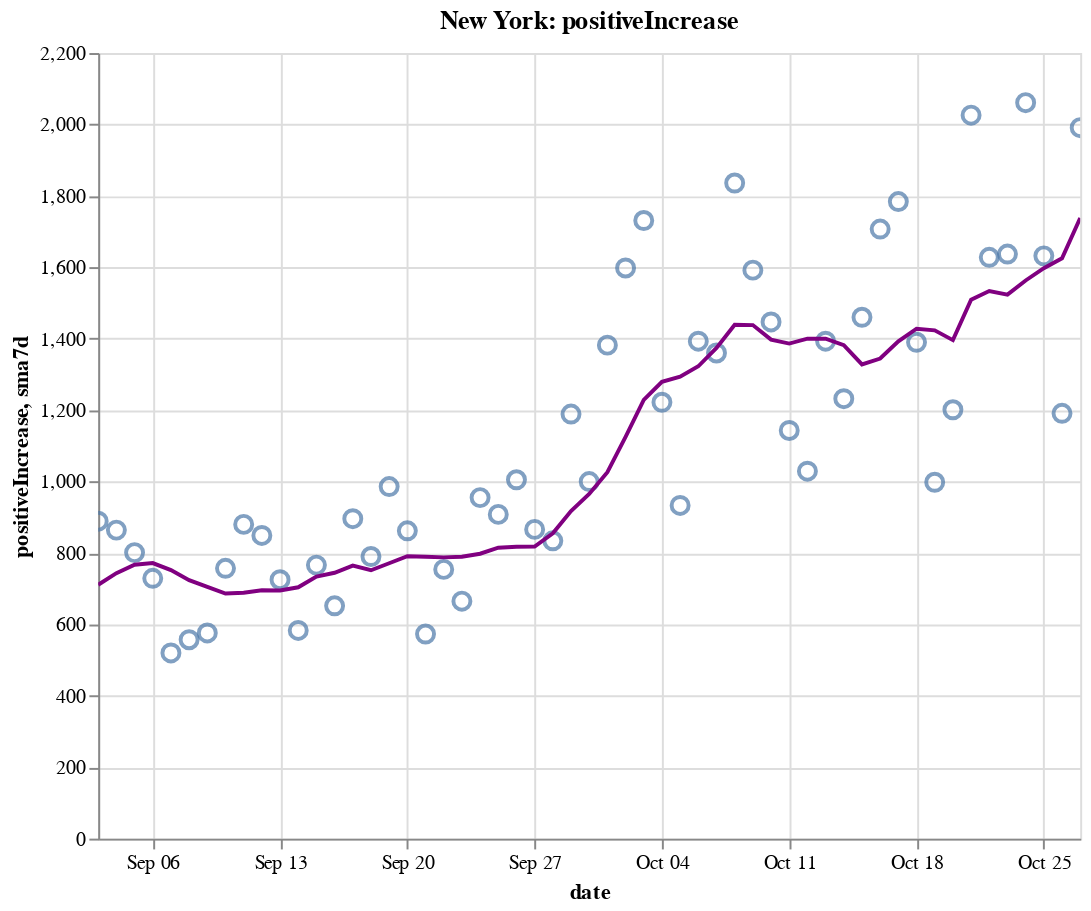

Notebook source saved alongside this figure:
### Code cell
create_plot(ny, 'positiveIncrease')

### Figure 1 — Vega-Lite specification as saved in the notebook (floating-point values rounded to 4 significant figures)
{"config": {"view": {"continuousWidth": 400, "continuousHeight": 300}}, "layer": [{"layer": [{"mark": {"type": "point", "size": 75}, "encoding": {"tooltip": [{"type": "temporal", "field": "date"}, {"type": "quantitative", "field": "positiveIncrease"}, {"type": "quantitative", "field": "sma7d"}], "x": {"type": "temporal", "field": "date"}, "y": {"type": "quantitative", "field": "positiveIncrease"}}, "selection": {"selector008": {"type": "interval", "bind": "scales", "encodings": ["x", "y"]}}}, {"mark": {"type": "line", "color": "purple"}, "encoding": {"x": {"type": "temporal", "field": "date"}, "y": {"type": "quantitative", "field": "sma7d"}}}]}, {"mark": {"type": "rule", "color": "#aaa"}, "encoding": {"x": {"type": "temporal", "field": "date"}}, "transform": [{"filter": {"selection": "selector007"}}]}, {"mark": "circle", "encoding": {"opacity": {"condition": {"value": 1, "selection": "selector007"}, "value": 0}, "tooltip": [{"type": "temporal", "field": "date"}, {"type": "quantitative", "field": "positiveIncrease"}, {"type": "quantitative", "field": "sma7d"}], "x": {"type": "temporal", "field": "date"}, "y": {"type": "quantitative", "field": "positiveIncrease"}}, "selection": {"selector007": {"type": "single", "encodings": ["x"], "on": "mouseover", "nearest": true, "empty": "none"}}}, {"mark": {"type": "text", "align": "left", "dx": 5, "dy": -5, "stroke": "white", "strokeWidth": 2}, "encoding": {"text": {"type": "quantitative", "field": "positiveIncrease"}, "tooltip": [{"type": "temporal", "field": "date"}, {"type": "quantitative", "field": "positiveIncrease"}, {"type": "quantitative", "field": "sma7d"}], "x": {"type": "temporal", "field": "date"}, "y": {"type": "quantitative", "field": "positiveIncrease"}}, "transform": [{"filter": {"selection": "selector007"}}]}, {"mark": {"type": "text", "align": "left", "dx": 5, "dy": -5}, "encoding": {"text": {"type": "quantitative", "field": "positiveIncrease"}, "tooltip": [{"type": "temporal", "field": "date"}, {"type": "quantitative", "field": "positiveIncrease"}, {"type": "quantitative", "field": "sma7d"}], "x": {"type": "temporal", "field": "date"}, "y": {"type": "quantitative", "field": "positiveIncrease"}}, "transform": [{"filter": {"selection": "selector007"}}]}], "data": {"name": "data-d69e4ce0e298ca9dd40fcf55b3829c4f"}, "height": 400, "title": "New York: positiveIncrease", "width": 500, "$schema": "https://vega.github.io/schema/vega-lite/v4.8.1.json", "datasets": {"data-d69e4ce0e298ca9dd40fcf55b3829c4f": [{"date": "2020-09-03T00:00:00", "totalTestResultsIncrease": 88980.0, "positiveIncrease": 889.0, "death": 25340.0, "deathIncrease": 7.0, "positiveRate": 0.01, "state": "New York", "sma7d": 710.9}, {"date": "2020-09-04T00:00:00", "totalTestResultsIncrease": 93400.0, "positiveIncrease": 864.0, "death": 25350.0, "deathIncrease": 5.0, "positiveRate": 0.009, "state": "New York", "sma7d": 743.4}, {"date": "2020-09-05T00:00:00", "totalTestResultsIncrease": 99760.0, "positiveIncrease": 801.0, "death": 25350.0, "deathIncrease": 2.0, "positiveRate": 0.008, "state": "New York", "sma7d": 767.1}, {"date": "2020-09-06T00:00:00", "totalTestResultsIncrease": 85630.0, "positiveIncrease": 729.0, "death": 25360.0, "deathIncrease": 9.0, "positiveRate": 0.009, "state": "New York", "sma7d": 771.6}, {"date": "2020-09-07T00:00:00", "totalTestResultsIncrease": 58860.0, "positiveIncrease": 520.0, "death": 25360.0, "deathIncrease": 2.0, "positiveRate": 0.009, "state": "New York", "sma7d": 752.1}, {"date": "2020-09-08T00:00:00", "totalTestResultsIncrease": 57830.0, "positiveIncrease": 557.0, "death": 25370.0, "deathIncrease": 6.0, "positiveRate": 0.01, "state": "New York", "sma7d": 724.0}, {"date": "2020-09-09T00:00:00", "totalTestResultsIncrease": 63230.0, "positiveIncrease": 576.0, "death": 25370.0, "deathIncrease": 3.0, "positiveRate": 0.009, "state": "New York", "sma7d": 705.1}, {"date": "2020-09-10T00:00:00", "totalTestResultsIncrease": 76810.0, "positiveIncrease": 757.0, "death": 25380.0, "deathIncrease": 7.0, "positiveRate": 0.01, "state": "New York", "sma7d": 686.3}, {"date": "2020-09-11T00:00:00", "totalTestResultsIncrease": 89720.0, "positiveIncrease": 880.0, "death": 25380.0, "deathIncrease": 5.0, "positiveRate": 0.01, "state": "New York", "sma7d": 688.6}, {"date": "2020-09-12T00:00:00", "totalTestResultsIncrease": 102900.0, "positiveIncrease": 849.0, "death": 25380.0, "deathIncrease": 2.0, "positiveRate": 0.008, "state": "New York", "sma7d": 695.4}, {"date": "2020-09-13T00:00:00", "totalTestResultsIncrease": 72670.0, "positiveIncrease": 725.0, "death": 25390.0, "deathIncrease": 6.0, "positiveRate": 0.01, "state": "New York", "sma7d": 694.9}, {"date": "2020-09-14T00:00:00", "totalTestResultsIncrease": 63360.0, "positiveIncrease": 583.0, "death": 25390.0, "deathIncrease": 4.0, "positiveRate": 0.009, "state": "New York", "sma7d": 703.9}, {"date": "2020-09-15T00:00:00", "totalTestResultsIncrease": 73680.0, "positiveIncrease": 766.0, "death": 25400.0, "deathIncrease": 11.0, "positiveRate": 0.01, "state": "New York", "sma7d": 733.7}, {"date": "2020-09-16T00:00:00", "totalTestResultsIncrease": 75090.0, "positiveIncrease": 652.0, "death": 25410.0, "deathIncrease": 5.0, "positiveRate": 0.009, "state": "New York", "sma7d": 744.6}, {"date": "2020-09-17T00:00:00", "totalTestResultsIncrease": 91500.0, "positiveIncrease": 896.0, "death": 25410.0, "deathIncrease": 3.0, "positiveRate": 0.01, "state": "New York", "sma7d": 764.4}, {"date": "2020-09-18T00:00:00", "totalTestResultsIncrease": 89730.0, "positiveIncrease": 790.0, "death": 25420.0, "deathIncrease": 10.0, "positiveRate": 0.009, "state": "New York", "sma7d": 751.6}, {"date": "2020-09-19T00:00:00", "totalTestResultsIncrease": 110400.0, "positiveIncrease": 986.0, "death": 25420.0, "deathIncrease": 2.0, "positiveRate": 0.009, "state": "New York", "sma7d": 771.1}, {"date": "2020-09-20T00:00:00", "totalTestResultsIncrease": 100400.0, "positiveIncrease": 862.0, "death": 25430.0, "deathIncrease": 2.0, "positiveRate": 0.009, "state": "New York", "sma7d": 790.7}, {"date": "2020-09-21T00:00:00", "totalTestResultsIncrease": 58320.0, "positiveIncrease": 573.0, "death": 25430.0, "deathIncrease": 1.0, "positiveRate": 0.01, "state": "New York", "sma7d": 789.3}, {"date": "2020-09-22T00:00:00", "totalTestResultsIncrease": 84000.0, "positiveIncrease": 754.0, "death": 25430.0, "deathIncrease": 4.0, "positiveRate": 0.009, "state": "New York", "sma7d": 787.6}, {"date": "2020-09-23T00:00:00", "totalTestResultsIncrease": 70930.0, "positiveIncrease": 665.0, "death": 25440.0, "deathIncrease": 5.0, "positiveRate": 0.009, "state": "New York", "sma7d": 789.4}, {"date": "2020-09-24T00:00:00", "totalTestResultsIncrease": 92950.0, "positiveIncrease": 955.0, "death": 25440.0, "deathIncrease": 2.0, "positiveRate": 0.01, "state": "New York", "sma7d": 797.9}, {"date": "2020-09-25T00:00:00", "totalTestResultsIncrease": 94820.0, "positiveIncrease": 908.0, "death": 25450.0, "deathIncrease": 7.0, "positiveRate": 0.01, "state": "New York", "sma7d": 814.7}, {"date": "2020-09-26T00:00:00", "totalTestResultsIncrease": 99950.0, "positiveIncrease": 1005.0, "death": 25450.0, "deathIncrease": 4.0, "positiveRate": 0.01, "state": "New York", "sma7d": 817.4}, {"date": "2020-09-27T00:00:00", "totalTestResultsIncrease": 84770.0, "positiveIncrease": 866.0, "death": 25460.0, "deathIncrease": 6.0, "positiveRate": 0.01, "state": "New York", "sma7d": 818.0}, {"date": "2020-09-28T00:00:00", "totalTestResultsIncrease": 52940.0, "positiveIncrease": 834.0, "death": 25470.0, "deathIncrease": 12.0, "positiveRate": 0.016, "state": "New York", "sma7d": 855.3}, {"date": "2020-09-29T00:00:00", "totalTestResultsIncrease": 88230.0, "positiveIncrease": 1189.0, "death": 25470.0, "deathIncrease": 2.0, "positiveRate": 0.013, "state": "New York", "sma7d": 917.4}, {"date": "2020-09-30T00:00:00", "totalTestResultsIncrease": 97960.0, "positiveIncrease": 1000.0, "death": 25480.0, "deathIncrease": 9.0, "positiveRate": 0.01, "state": "New York", "sma7d": 965.3}, {"date": "2020-10-01T00:00:00", "totalTestResultsIncrease": 109200.0, "positiveIncrease": 1382.0, "death": 25490.0, "deathIncrease": 11.0, "positiveRate": 0.013, "state": "New York", "sma7d": 1026.0}, {"date": "2020-10-02T00:00:00", "totalTestResultsIncrease": 119500.0, "positiveIncrease": 1598.0, "death": 25500.0, "deathIncrease": 7.0, "positiveRate": 0.013, "state": "New York", "sma7d": 1125.0}, {"date": "2020-10-03T00:00:00", "totalTestResultsIncrease": 134300.0, "positiveIncrease": 1731.0, "death": 25500.0, "deathIncrease": 8.0, "positiveRate": 0.013, "state": "New York", "sma7d": 1229.0}, {"date": "2020-10-04T00:00:00", "totalTestResultsIncrease": 110300.0, "positiveIncrease": 1222.0, "death": 25520.0, "deathIncrease": 14.0, "positiveRate": 0.011, "state": "New York", "sma7d": 1279.0}, {"date": "2020-10-05T00:00:00", "totalTestResultsIncrease": 76400.0, "positiveIncrease": 933.0, "death": 25530.0, "deathIncrease": 8.0, "positiveRate": 0.012, "state": "New York", "sma7d": 1294.0}, {"date": "2020-10-06T00:00:00", "totalTestResultsIncrease": 96360.0, "positiveIncrease": 1393.0, "death": 25540.0, "deathIncrease": 9.0, "positiveRate": 0.014, "state": "New York", "sma7d": 1323.0}, {"date": "2020-10-07T00:00:00", "totalTestResultsIncrease": 108200.0, "positiveIncrease": 1360.0, "death": 25540.0, "deathIncrease": 9.0, "positiveRate": 0.013, "state": "New York", "sma7d": 1374.0}, {"date": "2020-10-08T00:00:00", "totalTestResultsIncrease": 145800.0, "positiveIncrease": 1836.0, "death": 25560.0, "deathIncrease": 10.0, "positiveRate": 0.013, "state": "New York", "sma7d": 1439.0}, {"date": "2020-10-09T00:00:00", "totalTestResultsIncrease": 139300.0, "positiveIncrease": 1592.0, "death": 25560.0, "deathIncrease": 6.0, "positiveRate": 0.011, "state": "New York", "sma7d": 1438.0}, {"date": "2020-10-10T00:00:00", "totalTestResultsIncrease": 134600.0, "positiveIncrease": 1447.0, "death": 25570.0, "deathIncrease": 8.0, "positiveRate": 0.011, "state": "New York", "sma7d": 1398.0}, {"date": "2020-10-11T00:00:00", "totalTestResultsIncrease": 118300.0, "positiveIncrease": 1143.0, "death": 25570.0, "deathIncrease": 5.0, "positiveRate": 0.01, "state": "New York", "sma7d": 1386.0}, {"date": "2020-10-12T00:00:00", "totalTestResultsIncrease": 91790.0, "positiveIncrease": 1029.0, "death": 25590.0, "deathIncrease": 13.0, "positiveRate": 0.011, "state": "New York", "sma7d": 1400.0}, {"date": "2020-10-13T00:00:00", "totalTestResultsIncrease": 99070.0, "positiveIncrease": 1393.0, "death": 25600.0, "deathIncrease": 11.0, "positiveRate": 0.014, "state": "New York", "sma7d": 1400.0}, {"date": "2020-10-14T00:00:00", "totalTestResultsIncrease": 111700.0, "positiveIncrease": 1232.0, "death": 25600.0, "deathIncrease": 7.0, "positiveRate": 0.011, "state": "New York", "sma7d": 1382.0}, {"date": "2020-10-15T00:00:00", "totalTestResultsIncrease": 133200.0, "positiveIncrease": 1460.0, "death": 25620.0, "deathIncrease": 13.0, "positiveRate": 0.011, "state": "New York", "sma7d": 1328.0}, {"date": "2020-10-16T00:00:00", "totalTestResultsIncrease": 136000.0, "positiveIncrease": 1707.0, "death": 25630.0, "deathIncrease": 10.0, "positiveRate": 0.013, "state": "New York", "sma7d": 1344.0}, {"date": "2020-10-17T00:00:00", "totalTestResultsIncrease": 160000.0, "positiveIncrease": 1784.0, "death": 25640.0, "deathIncrease": 9.0, "positiveRate": 0.011, "state": "New York", "sma7d": 1393.0}, {"date": "2020-10-18T00:00:00", "totalTestResultsIncrease": 128800.0, "positiveIncrease": 1390.0, "death": 25640.0, "deathIncrease": 7.0, "positiveRate": 0.011, "state": "New York", "sma7d": 1428.0}, {"date": "2020-10-19T00:00:00", "totalTestResultsIncrease": 82010.0, "positiveIncrease": 998.0, "death": 25660.0, "deathIncrease": 15.0, "positiveRate": 0.012, "state": "New York", "sma7d": 1423.0}, {"date": "2020-10-20T00:00:00", "totalTestResultsIncrease": 90540.0, "positiveIncrease": 1201.0, "death": 25670.0, "deathIncrease": 13.0, "positiveRate": 0.013, "state": "New York", "sma7d": 1396.0}, {"date": "2020-10-21T00:00:00", "totalTestResultsIncrease": 124800.0, "positiveIncrease": 2026.0, "death": 25680.0, "deathIncrease": 7.0, "positiveRate": 0.016, "state": "New York", "sma7d": 1509.0}, {"date": "2020-10-22T00:00:00", "totalTestResultsIncrease": 135300.0, "positiveIncrease": 1628.0, "death": 25690.0, "deathIncrease": 15.0, "positiveRate": 0.012, "state": "New York", "sma7d": 1533.0}, {"date": "2020-10-23T00:00:00", "totalTestResultsIncrease": 141500.0, "positiveIncrease": 1637.0, "death": 25700.0, "deathIncrease": 11.0, "positiveRate": 0.012, "state": "New York", "sma7d": 1523.0}, {"date": "2020-10-24T00:00:00", "totalTestResultsIncrease": 156900.0, "positiveIncrease": 2061.0, "death": 25720.0, "deathIncrease": 13.0, "positiveRate": 0.013, "state": "New York", "sma7d": 1563.0}, {"date": "2020-10-25T00:00:00", "totalTestResultsIncrease": 120800.0, "positiveIncrease": 1632.0, "death": 25730.0, "deathIncrease": 12.0, "positiveRate": 0.014, "state": "New York", "sma7d": 1598.0}, {"date": "2020-10-26T00:00:00", "totalTestResultsIncrease": 82120.0, "positiveIncrease": 1191.0, "death": 25740.0, "deathIncrease": 12.0, "positiveRate": 0.015, "state": "New York", "sma7d": 1625.0}, {"date": "2020-10-27T00:00:00", "totalTestResultsIncrease": 111600.0, "positiveIncrease": 1991.0, "death": 25760.0, "deathIncrease": 16.0, "positiveRate": 0.018, "state": "New York", "sma7d": 1738.0}]}}
